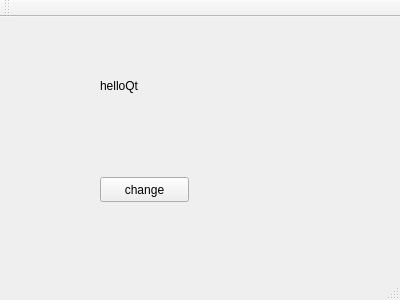
<?xml version="1.0" encoding="UTF-8"?>
<ui version="4.0">
 <class>MainWindow</class>
 <widget class="QMainWindow" name="MainWindow">
  <property name="geometry">
   <rect>
    <x>0</x>
    <y>0</y>
    <width>400</width>
    <height>300</height>
   </rect>
  </property>
  <property name="windowTitle">
   <string>MainWindow</string>
  </property>
  <widget class="QWidget" name="centralWidget">
   <widget class="QPushButton" name="pushButton">
    <property name="geometry">
     <rect>
      <x>100</x>
      <y>160</y>
      <width>89</width>
      <height>25</height>
     </rect>
    </property>
    <property name="text">
     <string>change</string>
    </property>
   </widget>
   <widget class="QLabel" name="label">
    <property name="geometry">
     <rect>
      <x>100</x>
      <y>60</y>
      <width>67</width>
      <height>17</height>
     </rect>
    </property>
    <property name="text">
     <string>helloQt</string>
    </property>
   </widget>
  </widget>
  <widget class="QMenuBar" name="menuBar">
   <property name="geometry">
    <rect>
     <x>0</x>
     <y>0</y>
     <width>400</width>
     <height>22</height>
    </rect>
   </property>
  </widget>
  <widget class="QToolBar" name="mainToolBar">
   <attribute name="toolBarArea">
    <enum>TopToolBarArea</enum>
   </attribute>
   <attribute name="toolBarBreak">
    <bool>false</bool>
   </attribute>
  </widget>
  <widget class="QStatusBar" name="statusBar"/>
 </widget>
 <layoutdefault spacing="6" margin="11"/>
 <resources/>
 <connections/>
</ui>
